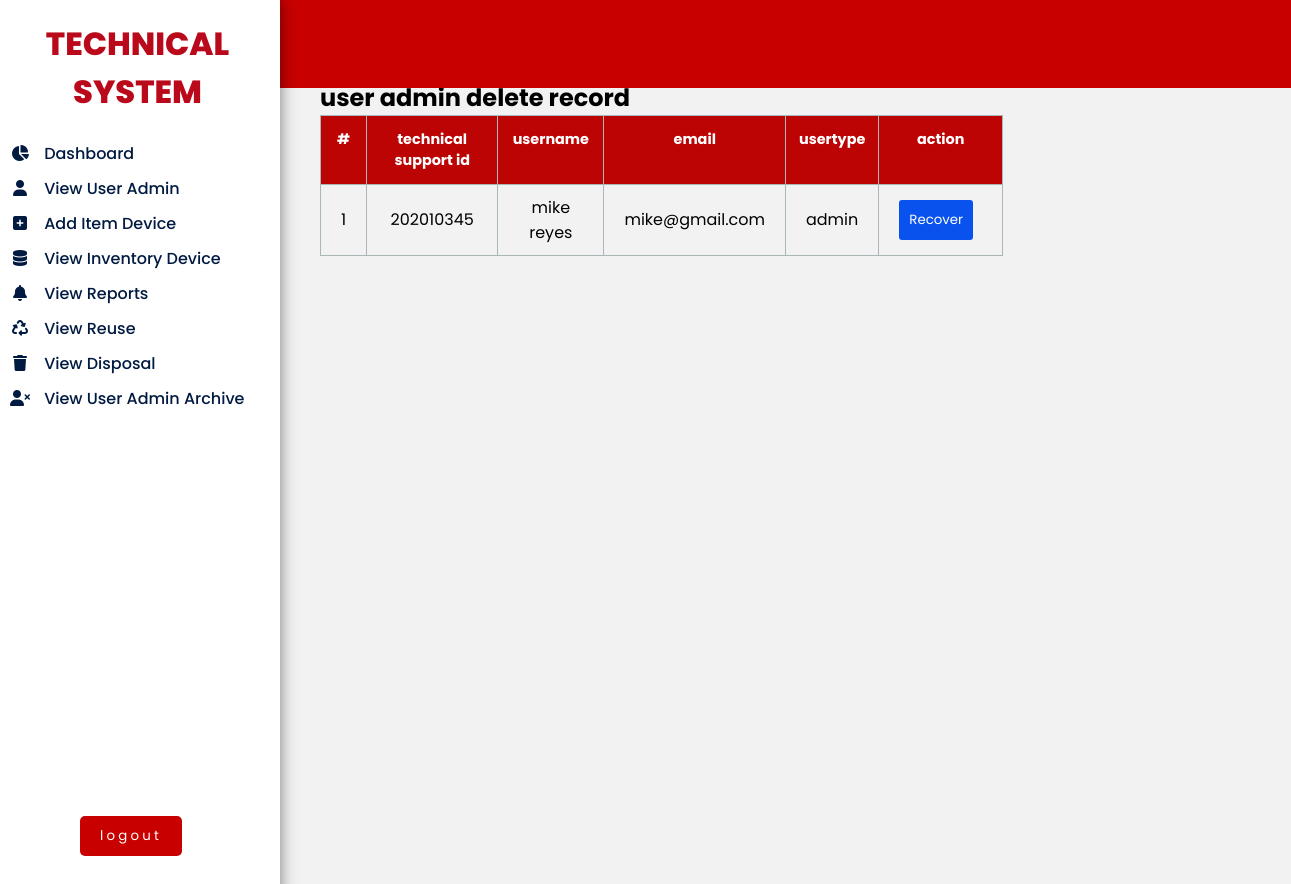
The page /viewuseradminarchive.php (signed in) on the database its author committed.
### tables this page shows
CREATE TABLE `admin_archived` (
  `id` int(11) NOT NULL,
  `tech_number` varchar(10) NOT NULL,
  `username` varchar(50) NOT NULL,
  `password` varchar(30) NOT NULL,
  `mail` varchar(40) NOT NULL,
  `usertype` varchar(10) NOT NULL
);

### viewuseradminarchive.php (the view, shortened to what this page needs)
<?php
include "technicalinventory.php";
?>
<!DOCTYPE html>
<html>
<head>
	<link rel="stylesheet" href="https://cdnjs.cloudflare.com/ajax/libs/font-awesome/6.5.1/css/all.min.css" />
</head>
<body>
	<div class="head">
		 <a href="#"><img src="cclogo2.png"  class="cclogo"></a>
	</div>
	<label>
		<div class="slide">
			<h1>TECHNICAL SYSTEM</h1>
			<ul>
				<li>
					<a href="admin.php"  class="<?php if($page == "admin.php"){echo "nav-link active";}else{echo "nav-link";} ?>" >
						<i class="fa fa-pie-chart"></i> dashboard
					</a>
				</li>
				<li>
					<a href="viewuseradmin.php" class="<?php if($page == "viewuseradmin.php"){echo "nav-link active";}else{echo "nav-link";} ?>"><i class="fa fa-user">
					</i> view user admin
					</a>
				</li>
				<li>
					<a href="AddDeviceItem.php" class="<?php if($page == "AddDeviceItem.php"){echo "nav-link active";}else{echo "nav-link";} ?>"><i class="fa fa-plus-square">
					</i> add item device
					</a>
				</li>
				<li>
					<a href="viewinventory.php" class="<?php if($page == "viewinventory.php"){echo "nav-link active";}else{echo "nav-link";} ?>"><i class="fas fa-database"></i></i> view inventory Device
					</a>
				</li>
				<li>
					<a href="viewreports.php" class="<?php if($page == "viewreports.php"){echo "nav-link active";}else{echo "nav-link";} ?>"><i class="fas fa-bell"></i> view reports
					</a></li>
				<li>
					<a href="viewreuse.php"><i class="fa fa-recycle"></i> view Reuse
					</a>
				</li>
				<li>
					<a href="viewdisposal.php"><i class="fas fa-trash"></i> view Disposal
					</a>
				</li>
				<li>
					<a href="viewuseradminarchive.php"><i class="fa fa-user-times"></i> view user admin archive
					</a>
				</li>
			</ul>
			<div class="logout_container">
			<form action="#" method="post">
				<input type="submit" class='logout_btn' name="logout" value="logout">
			</form>
			</div>
		</div>
	</label>
	<form action="" method="post">
	<?php
	$Q = mysqli_query($con, "SELECT * FROM admin_archived");
	$header = array('#','technical support id','username','email','usertype','action');
	$count = 0;
	echo "<div class='container'>";
		echo "<div class='tb_container'>";
			echo "<h2>user admin delete record</h2>";
			echo "<table class='tbl'>";
			echo "<thead>";
				echo "<tr>";;
				foreach ($header as $head) {
					echo "<th>$head</th>";
				}
				echo "</tr>";
			echo "</thead>";
			echo "<tbody>";
				while ($list = mysqli_fetch_array($Q)) {
				$count++;
				echo "<td>$count</td>";
				echo "<td>{$list['tech_number']}</td>";
				echo "<td>{$list['username']}</td>";
				echo "<td>{$list['mail']}</td>";
				echo "<td>{$list['usertype']}</td>";
				echo "<td><input type='submit' name='rcvr' class='editfix' value='Recover'></td>";
	}
			echo "</tbody>";
			echo "</table>";
		echo "</div>";
	echo "</div>";
	?>
	</form>
</body>
</html>

### adminstyle.php (style rules this page uses)
* { padding: 0; margin: 0; font-family: 'poppins', sans-serif; }
body { background-color: #f2f2f2; display: flex; }
.head { padding-bottom: 1%; color: #fff; background-color: rgba(201, 0, 0, 1.0); width: 100%; height: 6%; position: absolute; }
.slide { height: 100%; width: 280px; position: absolute; display: ; background-color: #fff; transition: 0.5s ease; margin: 0; box-shadow: 0 0 15px rgba(0, 0, 0, 0.5); }
h1 { color: #ba091b; font-weight: 800; text-align: center; padding: 20px 0; padding-left: 25px; padding-right: 30px; pointer-events: none; }
ul li { list-style: none; }
ul li a { color: #011a41; font-weight: 500; padding: 5px 0; display: block; text-transform: capitalize; text-decoration: none; transition: 0.2s ease-out; }
ul li a i { width: 40px; text-align: center; }
.logout_container { padding: 25rem 5rem; }
.logout_btn { background-color: #c90000; color: #fff; border: none; border-radius: 5px; padding: 10px 20px 10px 20px; letter-spacing: 0.2rem; cursor: pointer; transition: 0.3s; }
.tb_container { margin-left: 20em; margin-right: 18em; margin-top: 5em; }
.tbl { width: 100%; border-collapse: collapse; }
.tbl thead { background: #bd0404; color: #fff; }
.tbl thead tr th { font-size: 0.9rem; padding: 0.8rem; vertical-align: top; border: 1px solid #aab7b8; }
.tbl tbody tr td { padding: 10px 20px; font-size: 1rem; font-weight: normal; text-align: center; border: 1px solid #aab7b8; }
.tbl { max-height: 600px; overflow-y: scroll; display: block; }
.editfix { padding: 10px; background: #0952ed; margin-right: 9px; color: #fff; border: none; border-radius: 3px; cursor: pointer; transition: 0.5s; }

### rows shown on the page
admin_archived: tech_number "202010345", username "mike reyes", mail "mike@gmail.com", usertype "admin"

### other values the page prints
$head "#"
$head "technical support id"
$head "username"
$head "email"
$head "usertype"
$head "action"
